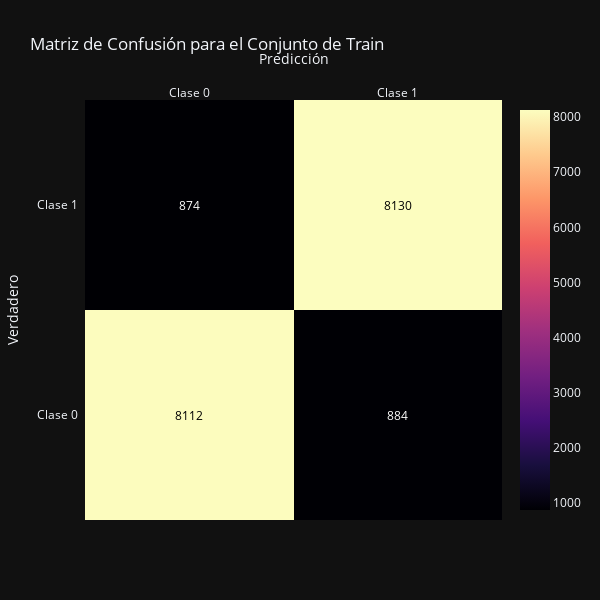
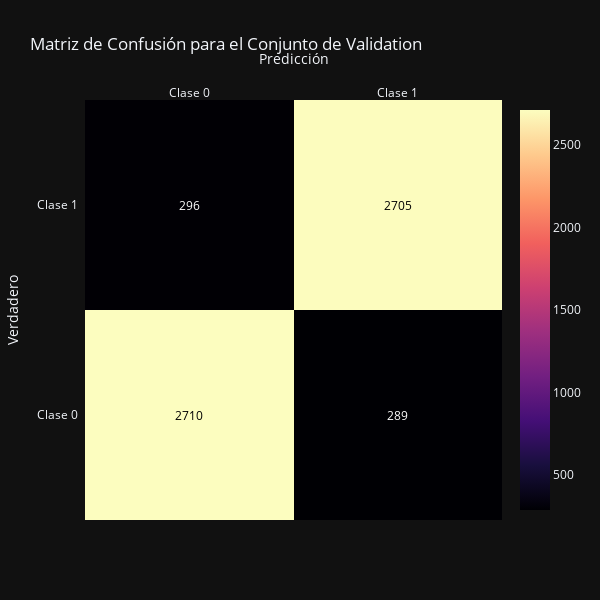
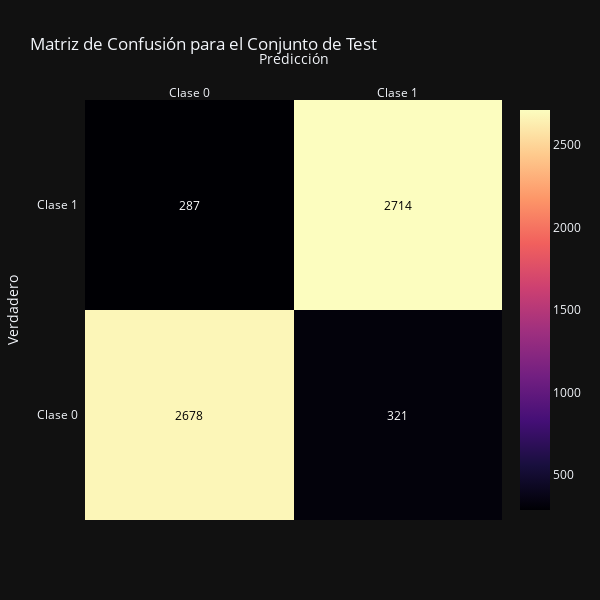

Notebook code cell kept with these figures, in order:
### Code cell
# MATRIZ DE CONFUSIÓN
# ==================================================
import plotly.figure_factory as ff
from sklearn.metrics import confusion_matrix

def plot_confusion_matrix(y_true, y_pred, class_names, set_name=""):
    
    # Calcular la matriz de confusión
    cm = confusion_matrix(y_true, y_pred)
    
    # Crear la figura de Plotly
    fig = ff.create_annotated_heatmap(
        z=cm, 
        x=class_names, 
        y=class_names, 
        colorscale='magma', 
        showscale=True,
        annotation_text=np.array(cm).astype(str)
    )
    
    # Actualizar el layout
    fig.update_layout(
        title_text=f'Matriz de Confusión para el Conjunto de {set_name}',
        xaxis=dict(title='Predicción'),
        yaxis=dict(title='Verdadero'),
        width=600, height=600,
        template='plotly_dark',
    )
    
    # Mostrar la figura
    fig.show()


# Asumiendo que class_names es una lista con los nombres de las clases
class_names = ['Clase 0', 'Clase 1']

# Visualizar la matriz de confusión para el conjunto de entrenamiento
plot_confusion_matrix(y_train, y_pred_train, class_names, 'Train')

# Visualizar la matriz de confusión para el conjunto de validación
plot_confusion_matrix(y_val, y_pred_val, class_names, 'Validation')

# Visualizar la matriz de confusión para el conjunto de prueba
plot_confusion_matrix(y_test, y_pred_test, class_names, 'Test')

### Figure 1 — Plotly figure (JSON) as saved in the notebook; plotly's stock layout.template omitted (floating-point values rounded to 4 significant figures)
{"data": [{"colorscale": [[0, "#000004"], [0.1111, "#180f3d"], [0.2222, "#440f76"], [0.3333, "#721f81"], [0.4444, "#9e2f7f"], [0.5556, "#cd4071"], [0.6667, "#f1605d"], [0.7778, "#fd9668"], [0.8889, "#feca8d"], [1, "#fcfdbf"]], "reversescale": false, "showscale": true, "type": "heatmap", "x": ["Clase 0", "Clase 1"], "y": ["Clase 0", "Clase 1"], "z": [[8112, 884], [874, 8130]]}], "layout": {"annotations": [{"font": {"color": "#000000"}, "showarrow": false, "text": "8112", "x": "Clase 0", "xref": "x", "y": "Clase 0", "yref": "y"}, {"font": {"color": "#FFFFFF"}, "showarrow": false, "text": "884", "x": "Clase 1", "xref": "x", "y": "Clase 0", "yref": "y"}, {"font": {"color": "#FFFFFF"}, "showarrow": false, "text": "874", "x": "Clase 0", "xref": "x", "y": "Clase 1", "yref": "y"}, {"font": {"color": "#000000"}, "showarrow": false, "text": "8130", "x": "Clase 1", "xref": "x", "y": "Clase 1", "yref": "y"}], "height": 600, "title": {"text": "Matriz de Confusión para el Conjunto de Train"}, "width": 600, "xaxis": {"dtick": 1, "gridcolor": "rgb(0, 0, 0)", "side": "top", "ticks": "", "title": {"text": "Predicción"}}, "yaxis": {"dtick": 1, "ticks": "", "ticksuffix": "  ", "title": {"text": "Verdadero"}}}}

### Figure 2 — Plotly figure (JSON) as saved in the notebook; plotly's stock layout.template omitted (floating-point values rounded to 4 significant figures)
{"data": [{"colorscale": [[0, "#000004"], [0.1111, "#180f3d"], [0.2222, "#440f76"], [0.3333, "#721f81"], [0.4444, "#9e2f7f"], [0.5556, "#cd4071"], [0.6667, "#f1605d"], [0.7778, "#fd9668"], [0.8889, "#feca8d"], [1, "#fcfdbf"]], "reversescale": false, "showscale": true, "type": "heatmap", "x": ["Clase 0", "Clase 1"], "y": ["Clase 0", "Clase 1"], "z": [[2710, 289], [296, 2705]]}], "layout": {"annotations": [{"font": {"color": "#000000"}, "showarrow": false, "text": "2710", "x": "Clase 0", "xref": "x", "y": "Clase 0", "yref": "y"}, {"font": {"color": "#FFFFFF"}, "showarrow": false, "text": "289", "x": "Clase 1", "xref": "x", "y": "Clase 0", "yref": "y"}, {"font": {"color": "#FFFFFF"}, "showarrow": false, "text": "296", "x": "Clase 0", "xref": "x", "y": "Clase 1", "yref": "y"}, {"font": {"color": "#000000"}, "showarrow": false, "text": "2705", "x": "Clase 1", "xref": "x", "y": "Clase 1", "yref": "y"}], "height": 600, "title": {"text": "Matriz de Confusión para el Conjunto de Validation"}, "width": 600, "xaxis": {"dtick": 1, "gridcolor": "rgb(0, 0, 0)", "side": "top", "ticks": "", "title": {"text": "Predicción"}}, "yaxis": {"dtick": 1, "ticks": "", "ticksuffix": "  ", "title": {"text": "Verdadero"}}}}

### Figure 3 — Plotly figure (JSON) as saved in the notebook; plotly's stock layout.template omitted (floating-point values rounded to 4 significant figures)
{"data": [{"colorscale": [[0, "#000004"], [0.1111, "#180f3d"], [0.2222, "#440f76"], [0.3333, "#721f81"], [0.4444, "#9e2f7f"], [0.5556, "#cd4071"], [0.6667, "#f1605d"], [0.7778, "#fd9668"], [0.8889, "#feca8d"], [1, "#fcfdbf"]], "reversescale": false, "showscale": true, "type": "heatmap", "x": ["Clase 0", "Clase 1"], "y": ["Clase 0", "Clase 1"], "z": [[2678, 321], [287, 2714]]}], "layout": {"annotations": [{"font": {"color": "#000000"}, "showarrow": false, "text": "2678", "x": "Clase 0", "xref": "x", "y": "Clase 0", "yref": "y"}, {"font": {"color": "#FFFFFF"}, "showarrow": false, "text": "321", "x": "Clase 1", "xref": "x", "y": "Clase 0", "yref": "y"}, {"font": {"color": "#FFFFFF"}, "showarrow": false, "text": "287", "x": "Clase 0", "xref": "x", "y": "Clase 1", "yref": "y"}, {"font": {"color": "#000000"}, "showarrow": false, "text": "2714", "x": "Clase 1", "xref": "x", "y": "Clase 1", "yref": "y"}], "height": 600, "title": {"text": "Matriz de Confusión para el Conjunto de Test"}, "width": 600, "xaxis": {"dtick": 1, "gridcolor": "rgb(0, 0, 0)", "side": "top", "ticks": "", "title": {"text": "Predicción"}}, "yaxis": {"dtick": 1, "ticks": "", "ticksuffix": "  ", "title": {"text": "Verdadero"}}}}
